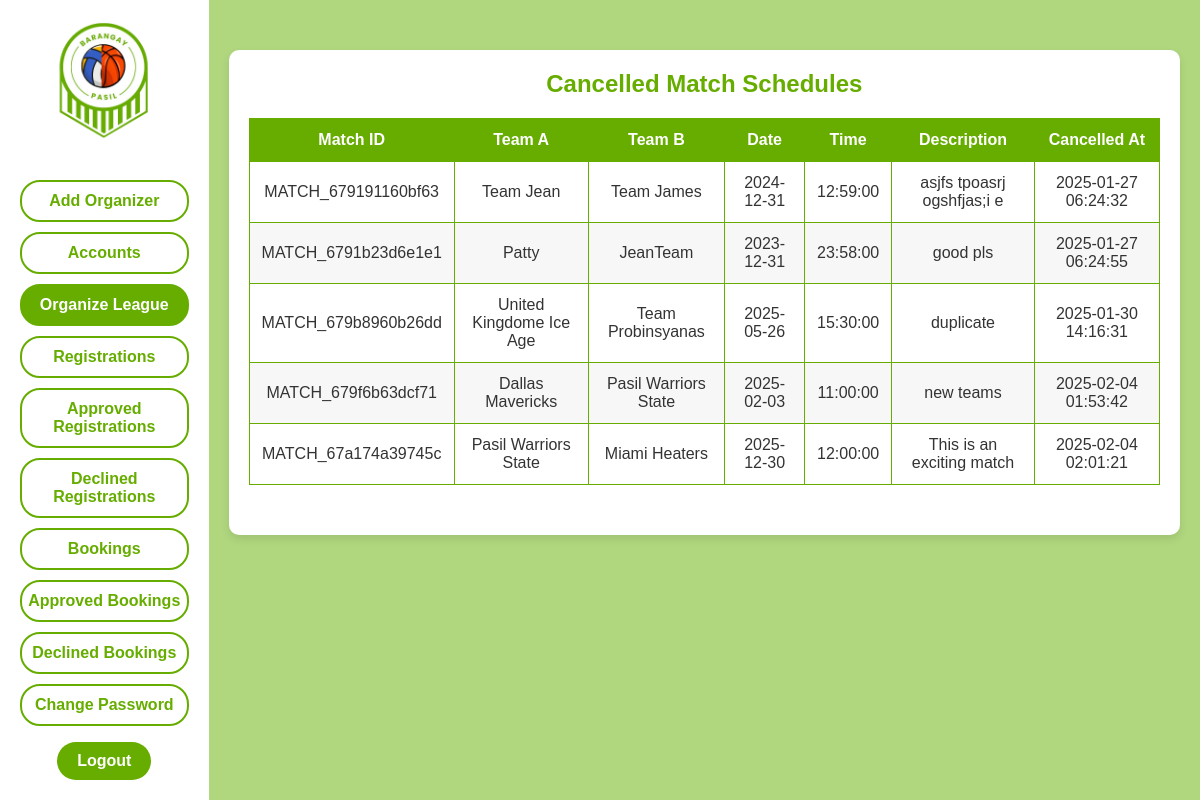
The page /admin/zold_admin_match_schedules_list.php (signed in) on the database its author committed.
### tables this page shows
CREATE TABLE `bpslo_match_cancelled` (
  `id` int(11) NOT NULL,
  `match_id` varchar(50) NOT NULL,
  `team_a` varchar(100) NOT NULL,
  `team_b` varchar(100) NOT NULL,
  `when` date NOT NULL,
  `time` time NOT NULL,
  `description` text NOT NULL,
  `created_at` timestamp NOT NULL DEFAULT current_timestamp(),
  `canceled_at` timestamp NOT NULL DEFAULT current_timestamp()
);

### admin/zold_admin_match_schedules_list.php (the view, shortened to what this page needs)
<?php
    require_once '../db_connection.php';
    $matchSchedulesQuery = "SELECT * FROM bpslo_match_cancelled";
    $matchSchedulesResult = $mysqli->query($matchSchedulesQuery);
?>
<!DOCTYPE html>
<html lang="en">
<head>
    <link rel="stylesheet" href="..//styles/admin_match_schedules_list.css">
</head>
<body>
    <div class="container">
        <aside class="sidebar">
        <a href="../admin/admin_dashboard.php">
                <img src="../images/logo.png" alt="Sports League Organizer Logo" class="logo">
            </a>
            <div class="nav-buttons">
            <button class="nav-btn" onclick="window.location.href='../admin/admin_add_organizer.php'">Add Organizer</button>
                <button class="nav-btn" onclick="window.location.href='../admin/admin_accounts.php'">Accounts</button>
                <button class="nav-btn selected">Organize League</button>
                <button class="nav-btn" onclick="window.location.href='../admin/admin_registrations.php'">Registrations</button>
                <button class="nav-btn" onclick="window.location.href='../admin/admin_registrations_approved.php'">Approved Registrations</button>
                <button class="nav-btn" onclick="window.location.href='../admin/admin_registrations_declined.php'">Declined Registrations</button>
                <button class="nav-btn" onclick="window.location.href='../admin/admin_bookings.php'">Bookings</button>
                <button class="nav-btn" onclick="window.location.href='../admin/admin_bookings_approved.php'">Approved Bookings</button>
                <button class="nav-btn" onclick="window.location.href='../admin/admin_bookings_declined.php'">Declined Bookings</button>
                <button class="nav-btn" onclick="window.location.href='../admin/admin_change_password.php'">Change Password</button>
            </div>
            <form method="POST" action="../admin/logout.php">
                <button type="submit" class="logout-btn">Logout</button>
            </form>
        </aside>
        <main class="main-content">
            <div class="table-container">
                <h2>Cancelled Match Schedules</h2>
                <table>
                    <thead>
                        <tr>
                            <th>Match ID</th>
                            <th>Team A</th>
                            <th>Team B</th>
                            <th>Date</th>
                            <th>Time</th>
                            <th>Description</th>
                            <th>Cancelled At</th>
                        </tr>
                    </thead>
                    <tbody>
                        <?php while ($row = $matchSchedulesResult->fetch_assoc()): ?>
                            <tr>
                                <td><?php echo $row['match_id']; ?></td>
                                <td><?php echo $row['team_a']; ?></td>
                                <td><?php echo $row['team_b']; ?></td>
                                <td><?php echo $row['when']; ?></td>
                                <td><?php echo $row['time']; ?></td>
                                <td><?php echo $row['description']; ?></td>
                                <td><?php echo $row['canceled_at']; ?></td>
                            </tr>
                        <?php endwhile; ?>
                    </tbody>
                </table>
            </div>
        </main>
    </div>
</body>
</html>

### styles/admin_match_schedules_list.css (style rules this page uses)
:root { --light-green: #B0D77E; --green: #66AD00; --white: #FFFFFF; --font-family: 'Poppins', sans-serif; }
* { margin: 0; padding: 0; box-sizing: border-box; font-family: var(--font-family); }
body, html { height: 100%; font-size: 16px; color: #333; background-color: var(--light-green); }
.container { display: flex; height: 100vh; }
.sidebar { background-color: var(--white); padding: 20px; width: 250px; display: flex; flex-direction: column; align-items: center; gap: 10px; }
.logo { width: 120px; margin-bottom: 20px; }
.nav-buttons { width: 100%; flex-grow: 1; display: flex; flex-direction: column; gap: 10px; justify-content: center; }
.nav-btn { width: 100%; padding: 10px 0; border: 2px solid var(--green); background-color: var(--white); color: var(--green); font-size: 16px; font-weight: bold; text-align: center; border-radius: 20px; cursor: pointer; transition: background-color 0.3s, color 0.3s; }
.nav-btn, .logout-btn { width: 100%; padding: 10px 0; border: 2px solid var(--green); background-color: var(--white); color: var(--green); font-size: 16px; font-weight: bold; text-align: center; border-radius: 20px; cursor: pointer; transition: background-color 0.3s, color 0.3s; }
.selected { background-color: var(--green); color: var(--white); }
.logout-btn { margin-top: auto; background-color: var(--green); color: var(--white); border: none; }
.main-content { flex-grow: 1; padding: 20px; background-color: var(--light-green); }
.table-container { max-width: 1200px; margin: 30px auto; padding: 20px; background-color: var(--white); border-radius: 10px; box-shadow: 0 4px 8px rgba(0, 0, 0, 0.1); }
h2 { text-align: center; color: var(--green); margin-bottom: 20px; }
table { width: 100%; border-collapse: collapse; margin-bottom: 30px; }
table, th, td { border: 1px solid var(--green); }
th, td { padding: 12px; text-align: center; }
th { background-color: var(--green); color: var(--white); }
tr:nth-child(even) { background-color: #f7f7f7; }
.logout-btn { margin-top: auto; background-color: var(--green); color: var(--white); border: none; padding: 10px 20px; font-size: 16px; cursor: pointer; border-radius: 20px; width: 100%; display: inline-block; text-align: center; transition: background-color 0.3s ease, color 0.3s ease, border 0.3s ease; }

### rows shown on the page
bpslo_match_cancelled: match "MATCH_679191160bf63", team_a "Team Jean", team_b "Team James", when "2024-12-31", time "12:59:00", description "asjfs tpoasrj ogshfjas;i e", canceled_at "2025-01-27 06:24:32"
bpslo_match_cancelled: match "MATCH_6791b23d6e1e1", team_a "Patty", team_b "JeanTeam", when "2023-12-31", time "23:58:00", description "good pls", canceled_at "2025-01-27 06:24:55"
bpslo_match_cancelled: match "MATCH_679b8960b26dd", team_a "United Kingdome Ice Age", team_b "Team Probinsyanas", when "2025-05-26", time "15:30:00", description "duplicate", canceled_at "2025-01-30 14:16:31"
bpslo_match_cancelled: match "MATCH_679f6b63dcf71", team_a "Dallas Mavericks", team_b "Pasil Warriors State", when "2025-02-03", time "11:00:00", description "new teams", canceled_at "2025-02-04 01:53:42"
bpslo_match_cancelled: match "MATCH_67a174a39745c", team_a "Pasil Warriors State", team_b "Miami Heaters", when "2025-12-30", time "12:00:00", description "This is an exciting match", canceled_at "2025-02-04 02:01:21"
